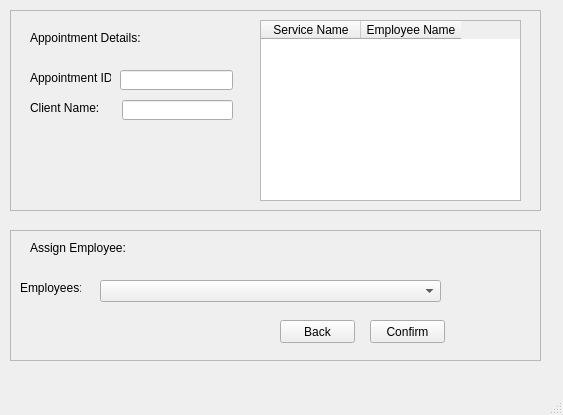
<?xml version="1.0" encoding="UTF-8"?>
<ui version="4.0">
 <class>MainWindow</class>
 <widget class="QMainWindow" name="MainWindow">
  <property name="geometry">
   <rect>
    <x>0</x>
    <y>0</y>
    <width>563</width>
    <height>415</height>
   </rect>
  </property>
  <property name="windowTitle">
   <string>MainWindow</string>
  </property>
  <widget class="QWidget" name="centralwidget">
   <widget class="QFrame" name="frame">
    <property name="geometry">
     <rect>
      <x>10</x>
      <y>10</y>
      <width>531</width>
      <height>201</height>
     </rect>
    </property>
    <property name="frameShape">
     <enum>QFrame::StyledPanel</enum>
    </property>
    <property name="frameShadow">
     <enum>QFrame::Raised</enum>
    </property>
    <widget class="QLabel" name="label">
     <property name="geometry">
      <rect>
       <x>20</x>
       <y>20</y>
       <width>151</width>
       <height>16</height>
      </rect>
     </property>
     <property name="text">
      <string>Appointment Details:</string>
     </property>
    </widget>
    <widget class="QLabel" name="label_6">
     <property name="geometry">
      <rect>
       <x>20</x>
       <y>60</y>
       <width>81</width>
       <height>16</height>
      </rect>
     </property>
     <property name="text">
      <string>Appointment ID:</string>
     </property>
    </widget>
    <widget class="QLineEdit" name="lineEdit">
     <property name="geometry">
      <rect>
       <x>110</x>
       <y>60</y>
       <width>113</width>
       <height>20</height>
      </rect>
     </property>
    </widget>
    <widget class="QLineEdit" name="lineEdit_2">
     <property name="geometry">
      <rect>
       <x>112</x>
       <y>90</y>
       <width>111</width>
       <height>20</height>
      </rect>
     </property>
    </widget>
    <widget class="QLabel" name="label_7">
     <property name="geometry">
      <rect>
       <x>20</x>
       <y>90</y>
       <width>81</width>
       <height>16</height>
      </rect>
     </property>
     <property name="text">
      <string>Client Name:</string>
     </property>
    </widget>
    <widget class="QTableWidget" name="tableWidget">
     <property name="geometry">
      <rect>
       <x>250</x>
       <y>10</y>
       <width>261</width>
       <height>181</height>
      </rect>
     </property>
     <column>
      <property name="text">
       <string>Service Name</string>
      </property>
     </column>
     <column>
      <property name="text">
       <string>Employee Name</string>
      </property>
     </column>
    </widget>
   </widget>
   <widget class="QFrame" name="frame_2">
    <property name="geometry">
     <rect>
      <x>10</x>
      <y>230</y>
      <width>531</width>
      <height>131</height>
     </rect>
    </property>
    <property name="frameShape">
     <enum>QFrame::StyledPanel</enum>
    </property>
    <property name="frameShadow">
     <enum>QFrame::Raised</enum>
    </property>
    <widget class="QLabel" name="label_9">
     <property name="geometry">
      <rect>
       <x>20</x>
       <y>10</y>
       <width>131</width>
       <height>16</height>
      </rect>
     </property>
     <property name="text">
      <string>Assign Employee:</string>
     </property>
    </widget>
    <widget class="QLabel" name="label_10">
     <property name="geometry">
      <rect>
       <x>10</x>
       <y>50</y>
       <width>61</width>
       <height>16</height>
      </rect>
     </property>
     <property name="text">
      <string>Employees:</string>
     </property>
    </widget>
    <widget class="QComboBox" name="comboBox_5">
     <property name="geometry">
      <rect>
       <x>90</x>
       <y>50</y>
       <width>341</width>
       <height>22</height>
      </rect>
     </property>
    </widget>
    <widget class="QPushButton" name="pushButton_3">
     <property name="geometry">
      <rect>
       <x>360</x>
       <y>90</y>
       <width>75</width>
       <height>23</height>
      </rect>
     </property>
     <property name="text">
      <string>Confirm</string>
     </property>
    </widget>
    <widget class="QPushButton" name="pushButton_4">
     <property name="geometry">
      <rect>
       <x>270</x>
       <y>90</y>
       <width>75</width>
       <height>23</height>
      </rect>
     </property>
     <property name="text">
      <string>Back</string>
     </property>
    </widget>
   </widget>
  </widget>
  <widget class="QMenuBar" name="menubar">
   <property name="geometry">
    <rect>
     <x>0</x>
     <y>0</y>
     <width>563</width>
     <height>21</height>
    </rect>
   </property>
  </widget>
  <widget class="QStatusBar" name="statusbar"/>
 </widget>
 <resources/>
 <connections/>
</ui>
